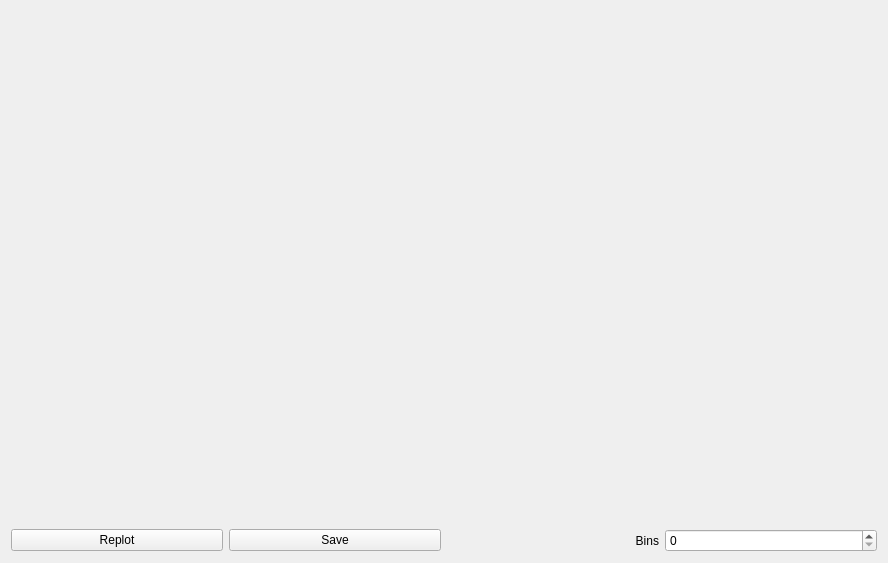
<?xml version="1.0" encoding="UTF-8"?>
<ui version="4.0">
 <class>Form</class>
 <widget class="QWidget" name="Form">
  <property name="geometry">
   <rect>
    <x>0</x>
    <y>0</y>
    <width>888</width>
    <height>563</height>
   </rect>
  </property>
  <property name="windowTitle">
   <string>Form</string>
  </property>
  <layout class="QGridLayout" name="gridLayout">
   <item row="2" column="2">
    <widget class="QLabel" name="label">
     <property name="sizePolicy">
      <sizepolicy hsizetype="Preferred" vsizetype="Preferred">
       <horstretch>0</horstretch>
       <verstretch>0</verstretch>
      </sizepolicy>
     </property>
     <property name="text">
      <string>Bins</string>
     </property>
     <property name="alignment">
      <set>Qt::AlignRight|Qt::AlignTrailing|Qt::AlignVCenter</set>
     </property>
    </widget>
   </item>
   <item row="2" column="3">
    <widget class="QSpinBox" name="bins">
     <property name="maximum">
      <number>256</number>
     </property>
    </widget>
   </item>
   <item row="2" column="0">
    <widget class="QPushButton" name="replot">
     <property name="text">
      <string>Replot</string>
     </property>
    </widget>
   </item>
   <item row="0" column="0" colspan="4">
    <widget class="MplWidget" name="mpl" native="true"/>
   </item>
   <item row="2" column="1">
    <widget class="QPushButton" name="save">
     <property name="text">
      <string>Save</string>
     </property>
    </widget>
   </item>
  </layout>
 </widget>
 <customwidgets>
  <customwidget>
   <class>MplWidget</class>
   <extends>QWidget</extends>
   <header>pcot.ui.mplwidget</header>
   <container>1</container>
  </customwidget>
 </customwidgets>
 <resources/>
 <connections/>
</ui>
